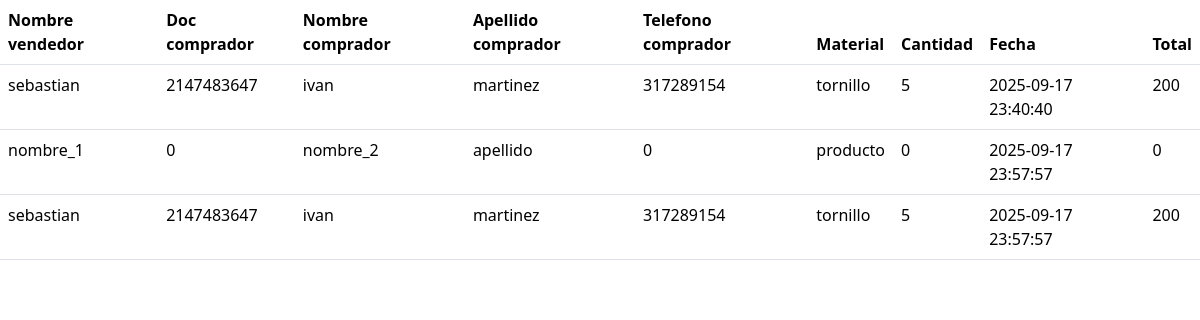
Screenshot of /datos.php with the database file from the repository.
### tables this page shows
CREATE TABLE `venta` (
  `id_venta` int(11) NOT NULL,
  `doc_vendedor` int(11) NOT NULL,
  `doc_comprador` int(11) NOT NULL,
  `cantidad` int(11) NOT NULL,
  `material` varchar(60) NOT NULL,
  `nombre_comprador` varchar(60) NOT NULL,
  `nombre_vendedor` varchar(60) NOT NULL,
  `apellido_comprador` varchar(60) NOT NULL,
  `telefono` int(11) NOT NULL,
  `fecha` datetime NOT NULL,
  `precio` int(11) NOT NULL
);

### datos.php (the view, shortened to what this page needs)
<?php
$db = new database();
$con = $db->conectar();
$datos = $con->prepare("SELECT * FROM venta");
$datos->execute();
$registro = $datos->fetchAll(PDO::FETCH_ASSOC);
?>
<!DOCTYPE html>
<html>
    <head>
        <link rel="stylesheet" href="css/styles.css">
        <link href="https://cdn.jsdelivr.net/npm/bootstrap@5.3.8/dist/css/bootstrap.min.css" rel="stylesheet">
    </head>
    <body>
    <table class="table">
  <thead>
    <tr>
      <th scope="col">Nombre vendedor</th>
      <th scope="col">Doc comprador</th>
      <th scope="col">Nombre comprador</th>
      <th scope="col">Apellido comprador</th>
      <th scope="col">Telefono comprador</th>
      <th scope="col">Material</th>
      <th scope="col">Cantidad</th>
      <th scope="col">Fecha</th>
      <th scope="col">Total</th>
    </tr>
  </thead>
  <tbody>
    <?php foreach ($registro as $r) {?>
    <tr>
      <td><?= $r['nombre_vendedor'];?></td>
      <td><?= $r['doc_comprador'];?></td>
      <td><?= $r['nombre_comprador'];?></td>
      <td><?= $r['apellido_comprador'];?></td>
      <td><?= $r['telefono'];?></td>
      <td><?= $r['material'];?></td>
      <td><?= $r['cantidad'];?></td>
      <td><?= $r['fecha'];?></td>
      <td><?= $r['precio'];?></td>
    </tr>
    <?php }?>
  </tbody>
</table>
    </body>
</html>

### css/styles.css (style rules this page uses)
body { display: flex; align-items: center; justify-content: center; }

### rows the page displays
venta: nombre_vendedor "sebastian", doc_comprador "2147483647", nombre_comprador "ivan", apellido_comprador "martinez", telefono "317289154", material "tornillo", cantidad "5", fecha "2025-09-17 23:40:40", precio "200"
venta: nombre_vendedor "nombre_1", doc_comprador "0", nombre_comprador "nombre_2", apellido_comprador "apellido", telefono "0", material "producto", cantidad "0", fecha "2025-09-17 23:57:57", precio "0"
venta: nombre_vendedor "sebastian", doc_comprador "2147483647", nombre_comprador "ivan", apellido_comprador "martinez", telefono "317289154", material "tornillo", cantidad "5", fecha "2025-09-17 23:57:57", precio "200"
